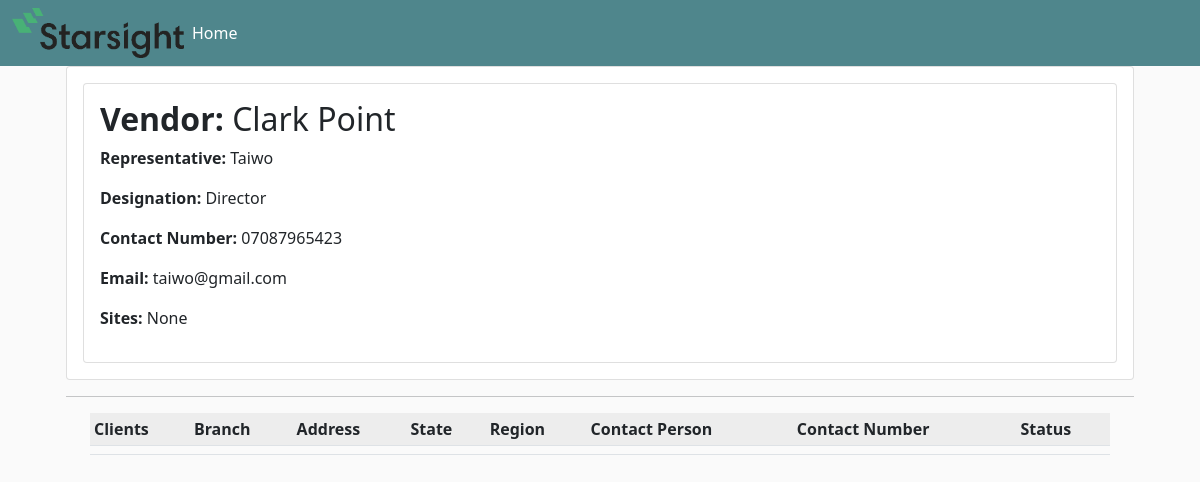
/audits/vendor/1/, run on the app's committed database.
### audits/models.py (models this page shows, shortened)
class Vendor(models.Model):
    site = models.ManyToManyField(Site, null=True)
    name = models.CharField(max_length=100, null=True)
    rep_name = models.CharField(max_length=100, null=True)
    designation = models.CharField(max_length=100, null=True)
    contact_number = models.CharField(max_length=16, null=True)
    email = models.EmailField(max_length=100, null=True)

### audits/views.py (the view)
# urls.py: path('vendor/<int:pk>/', views.vendorDetail, name='vendor-detail'),
def vendorDetail(request, pk):
    vendor = Vendor.objects.get(id=pk)
    context = {
        'vendor': vendor
        }
    return render(request, 'audits/vendorDetail.html', context)

### templates/audits/vendorDetail.html
{% extends 'base.html' %} {% block content %}
<div class="container">
    <div class="card card-body">
        <div class="card card-body">
            <h2><strong>Vendor:</strong> {{ vendor.name }}</h2>
            <p class="article-content"><strong>Representative:</strong> {{ vendor.rep_name }}</p>
            <p class="article-content"><strong>Designation:</strong> {{ vendor.designation }}</p>
            <p class="article-content"><strong>Contact Number:</strong> {{ vendor.contact_number }}</p>
            <p class="article-content"><strong>Email:</strong> {{ vendor.email }}</p>
            <p class="article-content"><strong>Sites:</strong> {{ vendor.site.name }}</p>
        </div>
    </div>
    <div>
        <hr>
        <div class="container">
            <table class="table table-striped table-hover table-sm">
                <tr>
                    <th>Clients</th>
                    <th>Branch</th>
                    <th>Address</th>
                    <th>State</th>
                    <th>Region</th>
                    <th>Contact Person</th>
                    <th>Contact Number</th>
                    <th>Status</th>
                </tr>
                <tr>
                    <td></td>
                    <td></td>
                    <td></td>
                    <td></td>
                    <td></td>
                    <td></td>
                    <td></td>
                    <td></td>
                </tr>
            </table>
        </div>
    </div>
</div>
{% endblock %}

### static/css/style.css (style rules this page uses)
body { background-color: hsl(0, 0%, 98%); }

### data on the page
Vendor: name "Clark Point", rep_name "Taiwo", designation "Director", contact_number "07087965423", email "taiwo@gmail.com", site.name "None"
